Frame 1 (no input): blank canvas, image omitted
Frame 60 (the mouse pressed at the canvas centre just before this capture): blank canvas, image omitted
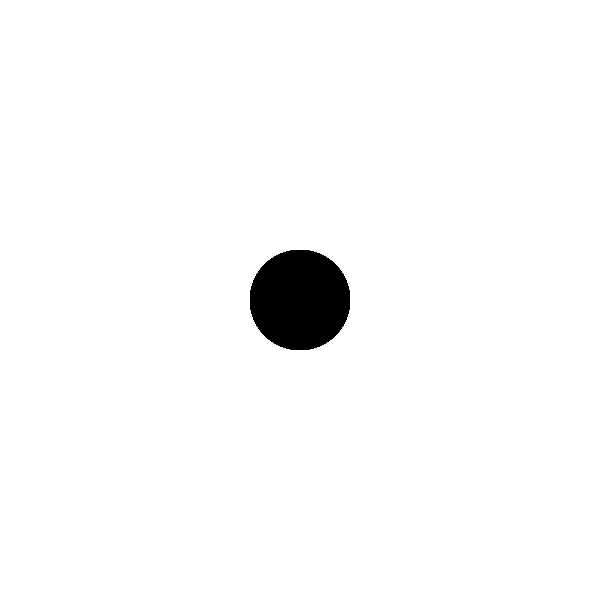
Frame 120 (the mouse held since frame 60 and released just before this capture)

The Processing sketch whose frames 1 and 60 were blank and that drew this single picture after the mouse press (run headless with seeded random() and noise(); from frame 60 on, the mouse is pressed at the canvas centre):

// Processing sketch: processing_175493
// ── processing_175493.pde

void setup(){ 
  size(600,600); 
  background(255); 
}
void draw(){
  if(mousePressed==true){
  
    noStroke();
    fill(0);
    ellipse(mouseX,mouseY,100,100);
    stroke(255); 
    for(int i=0;i<600;i++){ 
      for(int p=0;p<600;p++){ 
        int r=int(random(2000000)); 
        if(r==1){ 
          point(i,p); 
        } 
      } 
    } 
  }
}
